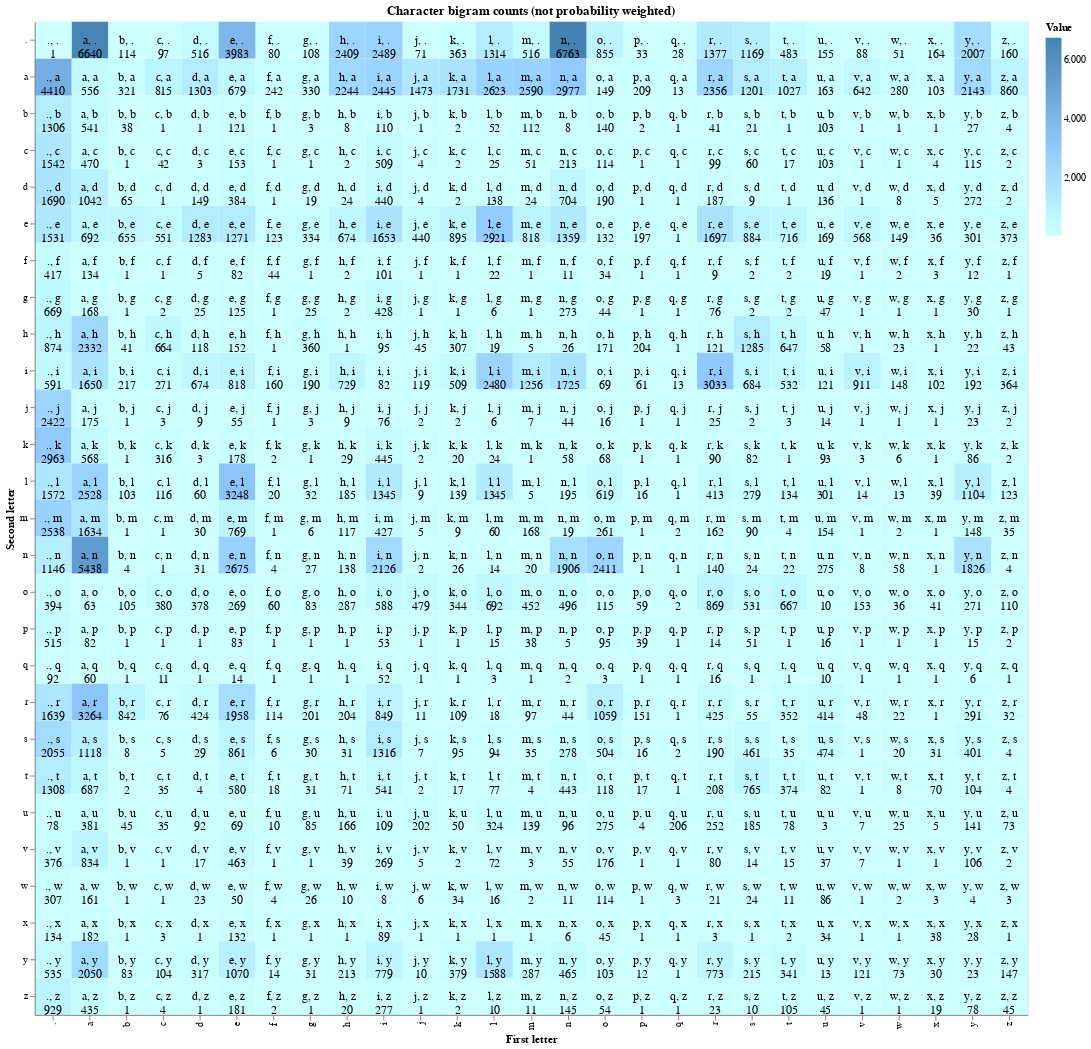
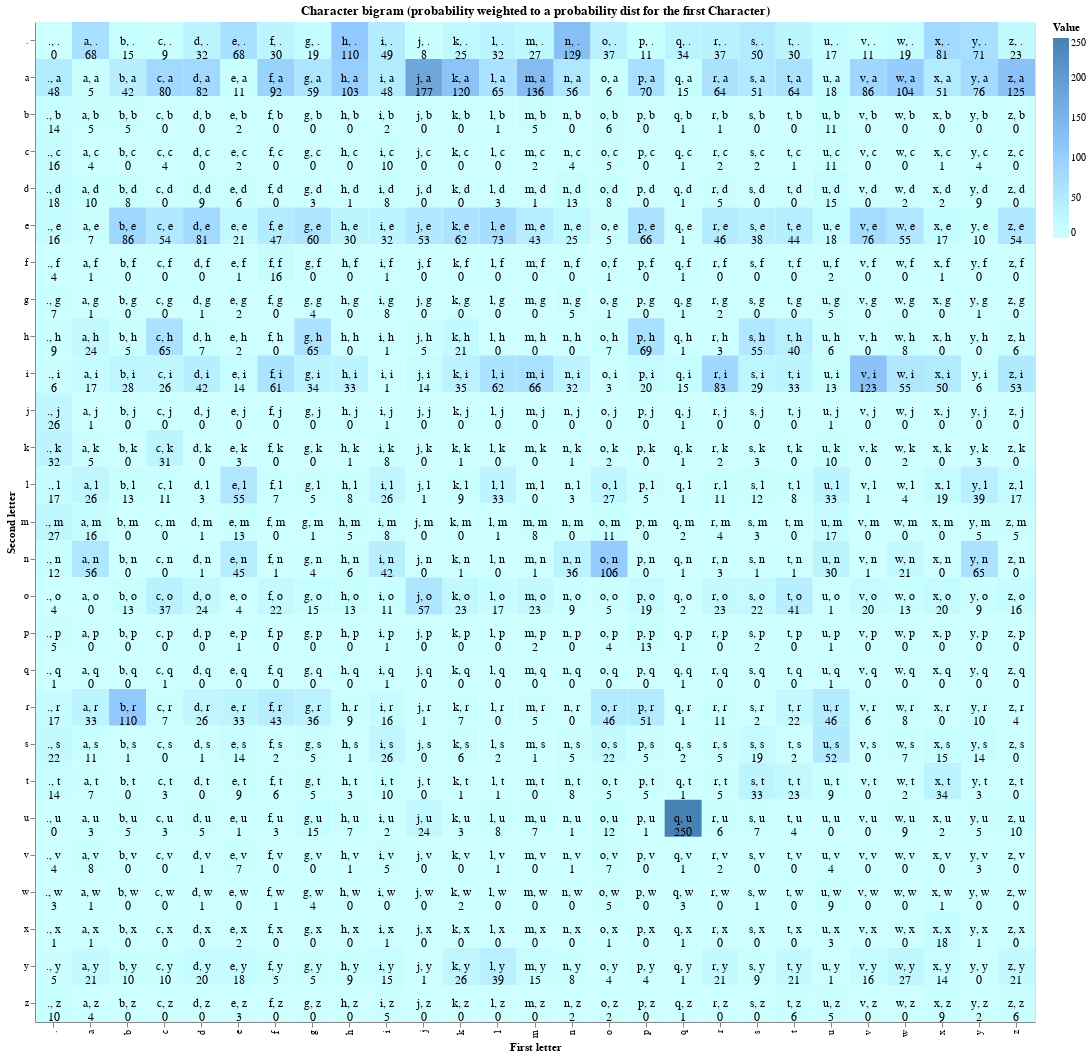

Source (notebook cell) for these figures, in order:
### Markdown cell above
This notebook adopts a "bayesian" or "classical" approach, following the exact intuition you would follow, if you were attempting to solve this problem yourself. 

1. collect the bigrams. 
2. group them by first character
3. for each group, create a probability distribution of the second character

Then continute with generation as before.

### Code cell
private val chars = '.' +: ('a' to 'z').toVector
private val charsIndex = (0 to 26).toVector
val charsMap = chars.zip(charsIndex).toMap
val i2c = charsIndex.zip(chars).toMap

val smooth = true
private val combinations = for {
  a <- chars
  b <- chars
} yield s"$a$b"

private val data = CSV.pwd("names.txt")

private val bookended = LazyList.from(
  data
    .addColumn["Bookend", String](s => s".${s.name}.")
    .addColumn["Pairs", Seq[String]](s => s.Bookend.sliding(2).toSeq)
)
bookended.take(5).ptbln

private val pairSet: Map[String, Int] = bookended
  .flatMap(_.Pairs)
  .groupMapReduce(identity)(_ => 1)(_ + _)

val missing: Set[String] = combinations.toSet.diff(pairSet.keys.toSet)

println("missing combinations")
println(missing)

private val completePairs: Seq[(String, Int)] = pairSet.toSeq ++ missing.map(char => (char, if(smooth) 1 else 0))

private val grouped: Map[Char, Seq[(String, Int)]] = completePairs.groupBy(d => d._1.head)

val normalised: Map[Char, EnumeratedIntegerDistribution] = grouped.view.mapValues { v =>
  val sortedByChar = v.sortBy(_._1.last)
  val col = sortedByChar.map(_._2.toDouble)
  new EnumeratedIntegerDistribution(
    charsIndex.toArray,
    col.toArray
  )
}.toMap
heatmap(completePairs.seq, "Character bigram counts (not probability weighted)")
heatmap(normalised, charsMap, i2c, "Character bigram (probability weighted to a probability dist for the first Character)")

### Figure 1 — Vega specification as saved in the notebook (floating-point values rounded to 4 significant figures; data arrays with more than 128 entries replaced by an {"elided": "..."} marker saying what was removed)
{"$schema": "https://vega.github.io/schema/vega-lite/v5.json", "data": {"values": {"elided": "729 records"}}, "description": "A heat map with each cell displaying its first and second category labels along with the value.", "height": 1000, "layer": [{"encoding": {"color": {"field": "value", "legend": {"title": "Value"}, "scale": {"range": ["white", "steelblue"]}, "type": "quantitative"}, "x": {"axis": {"title": "First letter"}, "field": "first", "type": "nominal"}, "y": {"axis": {"title": "Second letter"}, "field": "second", "type": "nominal"}}, "mark": "rect"}, {"encoding": {"text": {"field": "cellLabel", "type": "nominal"}, "tooltip": [{"field": "first", "title": "First Letter", "type": "nominal"}, {"field": "second", "title": "Second Letter", "type": "nominal"}, {"field": "value", "title": "Count", "type": "quantitative"}], "x": {"field": "first", "type": "nominal"}, "y": {"field": "second", "type": "nominal"}}, "mark": {"align": "center", "baseline": "middle", "color": "black", "fontSize": 12, "lineBreak": ":::", "type": "text"}}], "title": "Character bigram counts (not probability weighted)", "transform": [{"as": "cellLabel", "calculate": "datum.first + ', ' + datum.second + ':::' + datum.value"}], "width": 1000}

### Figure 2 — Vega specification as saved in the notebook (floating-point values rounded to 4 significant figures; data arrays with more than 128 entries replaced by an {"elided": "..."} marker saying what was removed)
{"$schema": "https://vega.github.io/schema/vega-lite/v5.json", "data": {"values": {"elided": "729 records"}}, "description": "A heat map with each cell displaying its first and second category labels along with the value.", "height": 1000, "layer": [{"encoding": {"color": {"field": "value", "legend": {"title": "Value"}, "scale": {"range": ["white", "steelblue"]}, "type": "quantitative"}, "x": {"axis": {"title": "First letter"}, "field": "first", "type": "nominal"}, "y": {"axis": {"title": "Second letter"}, "field": "second", "type": "nominal"}}, "mark": "rect"}, {"encoding": {"text": {"field": "cellLabel", "type": "nominal"}, "tooltip": [{"field": "first", "title": "First Letter", "type": "nominal"}, {"field": "second", "title": "Second Letter", "type": "nominal"}, {"field": "value", "title": "Count", "type": "quantitative"}], "x": {"field": "first", "type": "nominal"}, "y": {"field": "second", "type": "nominal"}}, "mark": {"align": "center", "baseline": "middle", "color": "black", "fontSize": 12, "lineBreak": ":::", "type": "text"}}], "title": "Character bigram (probability weighted to a probability dist for the first Character)", "transform": [{"as": "cellLabel", "calculate": "datum.first + ', ' + datum.second + ':::' + datum.value"}], "width": 1000}
